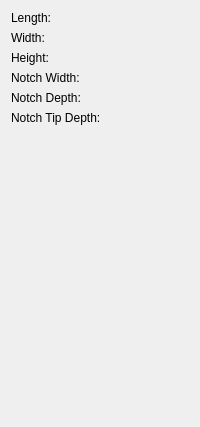
        <widget class="QWidget" name="page_5">
         <layout class="QVBoxLayout" name="verticalLayout_3">
          <item>
           <layout class="QGridLayout" name="_7">
            <property name="leftMargin">
             <number>0</number>
            </property>
            <property name="topMargin">
             <number>0</number>
            </property>
            <property name="rightMargin">
             <number>0</number>
            </property>
            <property name="bottomMargin">
             <number>0</number>
            </property>
            <property name="spacing">
             <number>6</number>
            </property>
            <item row="1" column="2">
             <widget class="Gui::QuantitySpinBox" name="notchSEBoxWidth" native="true">
              <property name="keyboardTracking" stdset="0">
               <bool>false</bool>
              </property>
              <property name="unit" stdset="0">
               <string notr="true">mm</string>
              </property>
              <property name="value" stdset="0">
               <double>10.000000000000000</double>
              </property>
             </widget>
            </item>
            <item row="0" column="0">
             <widget class="QLabel" name="textLabel2_7">
              <property name="text">
               <string>Length:</string>
              </property>
             </widget>
            </item>
            <item row="1" column="0">
             <widget class="QLabel" name="textLabel3_7">
              <property name="text">
               <string>Width:</string>
              </property>
             </widget>
            </item>
            <item row="0" column="2">
             <widget class="Gui::QuantitySpinBox" name="notchSEBoxLength" native="true">
              <property name="keyboardTracking" stdset="0">
               <bool>false</bool>
              </property>
              <property name="unit" stdset="0">
               <string notr="true">mm</string>
              </property>
              <property name="value" stdset="0">
               <double>10.000000000000000</double>
              </property>
             </widget>
            </item>
            <item row="2" column="2">
             <widget class="Gui::QuantitySpinBox" name="notchSEBoxHeight" native="true">
              <property name="keyboardTracking" stdset="0">
               <bool>false</bool>
              </property>
              <property name="unit" stdset="0">
               <string notr="true">mm</string>
              </property>
              <property name="value" stdset="0">
               <double>10.000000000000000</double>
              </property>
             </widget>
            </item>
            <item row="2" column="0">
             <widget class="QLabel" name="textLabel4_4">
              <property name="text">
               <string>Height:</string>
              </property>
             </widget>
            </item>
           </layout>
          </item>
          <item>
           <layout class="QGridLayout" name="gridLayout_4">
            <item row="0" column="0">
             <widget class="QLabel" name="textLabel2_6">
              <property name="text">
               <string>Notch Width:</string>
              </property>
             </widget>
            </item>
            <item row="0" column="1">
             <widget class="Gui::QuantitySpinBox" name="notchSEWidth" native="true">
              <property name="keyboardTracking" stdset="0">
               <bool>false</bool>
              </property>
              <property name="unit" stdset="0">
               <string notr="true">mm</string>
              </property>
              <property name="value" stdset="0">
               <double>10.000000000000000</double>
              </property>
             </widget>
            </item>
            <item row="1" column="0">
             <widget class="QLabel" name="textLabel3_6">
              <property name="text">
               <string>Notch Depth:</string>
              </property>
             </widget>
            </item>
            <item row="1" column="1">
             <widget class="Gui::QuantitySpinBox" name="notchSEDepth" native="true">
              <property name="keyboardTracking" stdset="0">
               <bool>false</bool>
              </property>
              <property name="unit" stdset="0">
               <string notr="true">mm</string>
              </property>
              <property name="value" stdset="0">
               <double>10.000000000000000</double>
              </property>
             </widget>
            </item>
            <item row="2" column="0">
             <widget class="QLabel" name="textLabel3_8">
              <property name="text">
               <string>Notch Tip Depth:</string>
              </property>
             </widget>
            </item>
            <item row="2" column="1">
             <widget class="Gui::QuantitySpinBox" name="notchSEtipDepth" native="true">
              <property name="keyboardTracking" stdset="0">
               <bool>false</bool>
              </property>
              <property name="unit" stdset="0">
               <string notr="true">mm</string>
              </property>
              <property name="value" stdset="0">
               <double>10.000000000000000</double>
              </property>
             </widget>
            </item>
           </layout>
          </item>
          <item>
           <spacer name="spacer_3">
            <property name="orientation">
             <enum>Qt::Vertical</enum>
            </property>
            <property name="sizeType">
             <enum>QSizePolicy::Expanding</enum>
            </property>
            <property name="sizeHint" stdset="0">
             <size>
              <width>21</width>
              <height>291</height>
             </size>
            </property>
           </spacer>
          </item>
         </layout>
        </widget>
